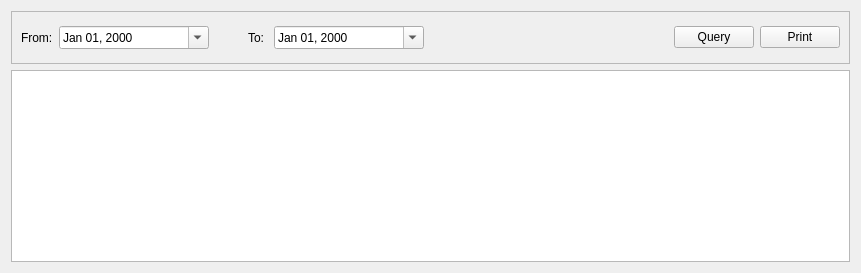
      <widget class="QWidget" name="tab">
       <attribute name="title">
        <string>Sales Report Summary</string>
       </attribute>
       <layout class="QGridLayout" name="gridLayout_30">
        <item row="0" column="0">
         <layout class="QGridLayout" name="gridLayout_28">
          <item row="0" column="0">
           <widget class="QFrame" name="frame_10">
            <property name="enabled">
             <bool>true</bool>
            </property>
            <property name="autoFillBackground">
             <bool>false</bool>
            </property>
            <property name="frameShape">
             <enum>QFrame::StyledPanel</enum>
            </property>
            <property name="frameShadow">
             <enum>QFrame::Raised</enum>
            </property>
            <layout class="QGridLayout" name="gridLayout_29">
             <item row="0" column="0">
              <layout class="QHBoxLayout" name="horizontalLayout_34">
               <item>
                <widget class="QLabel" name="label_48">
                 <property name="text">
                  <string>From:</string>
                 </property>
                </widget>
               </item>
               <item>
                <widget class="QDateEdit" name="deFromSRS">
                 <property name="minimumSize">
                  <size>
                   <width>150</width>
                   <height>0</height>
                  </size>
                 </property>
                 <property name="time">
                  <time>
                   <hour>0</hour>
                   <minute>0</minute>
                   <second>0</second>
                  </time>
                 </property>
                 <property name="displayFormat">
                  <string>MMM dd, yyyy</string>
                 </property>
                 <property name="calendarPopup">
                  <bool>true</bool>
                 </property>
                </widget>
               </item>
               <item>
                <widget class="QLabel" name="label_51">
                 <property name="minimumSize">
                  <size>
                   <width>0</width>
                   <height>0</height>
                  </size>
                 </property>
                 <property name="text">
                  <string>          To: </string>
                 </property>
                </widget>
               </item>
               <item>
                <widget class="QDateEdit" name="deToSRS">
                 <property name="minimumSize">
                  <size>
                   <width>150</width>
                   <height>0</height>
                  </size>
                 </property>
                 <property name="displayFormat">
                  <string>MMM dd, yyyy</string>
                 </property>
                 <property name="calendarPopup">
                  <bool>true</bool>
                 </property>
                </widget>
               </item>
               <item>
                <spacer name="horizontalSpacer_22">
                 <property name="orientation">
                  <enum>Qt::Horizontal</enum>
                 </property>
                 <property name="sizeHint" stdset="0">
                  <size>
                   <width>244</width>
                   <height>33</height>
                  </size>
                 </property>
                </spacer>
               </item>
               <item>
                <widget class="QPushButton" name="pbQuerySRS">
                 <property name="text">
                  <string>Query</string>
                 </property>
                </widget>
               </item>
               <item>
                <widget class="QPushButton" name="pbPrintSRS">
                 <property name="text">
                  <string>Print</string>
                 </property>
                </widget>
               </item>
              </layout>
             </item>
            </layout>
           </widget>
          </item>
          <item row="1" column="0">
           <widget class="QTableView" name="tvSalesRepSum"/>
          </item>
         </layout>
        </item>
       </layout>
      </widget>
